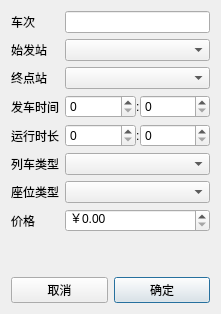
<?xml version="1.0" encoding="UTF-8"?>
<ui version="4.0">
 <class>AddTrainDialog</class>
 <widget class="QDialog" name="AddTrainDialog">
  <property name="geometry">
   <rect>
    <x>0</x>
    <y>0</y>
    <width>221</width>
    <height>314</height>
   </rect>
  </property>
  <property name="windowTitle">
   <string>Dialog</string>
  </property>
  <layout class="QVBoxLayout" name="verticalLayout">
   <item>
    <layout class="QFormLayout" name="formLayout">
     <item row="0" column="0">
      <widget class="QLabel" name="label">
       <property name="text">
        <string>车次</string>
       </property>
      </widget>
     </item>
     <item row="0" column="1">
      <widget class="QLineEdit" name="trainNumber"/>
     </item>
     <item row="1" column="0">
      <widget class="QLabel" name="label_2">
       <property name="text">
        <string>始发站</string>
       </property>
      </widget>
     </item>
     <item row="1" column="1">
      <widget class="QComboBox" name="origin"/>
     </item>
     <item row="2" column="0">
      <widget class="QLabel" name="label_3">
       <property name="text">
        <string>终点站</string>
       </property>
      </widget>
     </item>
     <item row="2" column="1">
      <widget class="QComboBox" name="destination"/>
     </item>
     <item row="3" column="0">
      <widget class="QLabel" name="label_4">
       <property name="text">
        <string>发车时间</string>
       </property>
      </widget>
     </item>
     <item row="3" column="1">
      <layout class="QHBoxLayout" name="horizontalLayout">
       <property name="spacing">
        <number>0</number>
       </property>
       <item>
        <widget class="QSpinBox" name="departureHour">
         <property name="sizePolicy">
          <sizepolicy hsizetype="Expanding" vsizetype="Fixed">
           <horstretch>0</horstretch>
           <verstretch>0</verstretch>
          </sizepolicy>
         </property>
         <property name="maximum">
          <number>23</number>
         </property>
        </widget>
       </item>
       <item>
        <widget class="QLabel" name="label_9">
         <property name="text">
          <string>:</string>
         </property>
        </widget>
       </item>
       <item>
        <widget class="QSpinBox" name="departureMinute">
         <property name="sizePolicy">
          <sizepolicy hsizetype="Expanding" vsizetype="Fixed">
           <horstretch>0</horstretch>
           <verstretch>0</verstretch>
          </sizepolicy>
         </property>
         <property name="maximum">
          <number>59</number>
         </property>
        </widget>
       </item>
      </layout>
     </item>
     <item row="4" column="0">
      <widget class="QLabel" name="label_5">
       <property name="text">
        <string>运行时长</string>
       </property>
      </widget>
     </item>
     <item row="4" column="1">
      <layout class="QHBoxLayout" name="horizontalLayout_2">
       <property name="spacing">
        <number>0</number>
       </property>
       <item>
        <widget class="QSpinBox" name="durationHour">
         <property name="sizePolicy">
          <sizepolicy hsizetype="Expanding" vsizetype="Fixed">
           <horstretch>0</horstretch>
           <verstretch>0</verstretch>
          </sizepolicy>
         </property>
         <property name="maximum">
          <number>99</number>
         </property>
        </widget>
       </item>
       <item>
        <widget class="QLabel" name="label_10">
         <property name="text">
          <string>:</string>
         </property>
        </widget>
       </item>
       <item>
        <widget class="QSpinBox" name="durationMinute">
         <property name="sizePolicy">
          <sizepolicy hsizetype="Expanding" vsizetype="Fixed">
           <horstretch>0</horstretch>
           <verstretch>0</verstretch>
          </sizepolicy>
         </property>
         <property name="maximum">
          <number>59</number>
         </property>
        </widget>
       </item>
      </layout>
     </item>
     <item row="5" column="0">
      <widget class="QLabel" name="label_6">
       <property name="text">
        <string>列车类型</string>
       </property>
      </widget>
     </item>
     <item row="5" column="1">
      <widget class="QComboBox" name="trainType"/>
     </item>
     <item row="6" column="0">
      <widget class="QLabel" name="label_7">
       <property name="text">
        <string>座位类型</string>
       </property>
      </widget>
     </item>
     <item row="6" column="1">
      <widget class="QComboBox" name="spotType"/>
     </item>
     <item row="7" column="0">
      <widget class="QLabel" name="label_8">
       <property name="text">
        <string>价格</string>
       </property>
      </widget>
     </item>
     <item row="7" column="1">
      <widget class="QDoubleSpinBox" name="price">
       <property name="prefix">
        <string>￥</string>
       </property>
       <property name="maximum">
        <double>10000.000000000000000</double>
       </property>
      </widget>
     </item>
    </layout>
   </item>
   <item>
    <layout class="QHBoxLayout" name="horizontalLayout_4">
     <item>
      <widget class="QPushButton" name="cancelButton">
       <property name="text">
        <string>取消</string>
       </property>
      </widget>
     </item>
     <item>
      <widget class="QPushButton" name="confirmButton">
       <property name="text">
        <string>确定</string>
       </property>
       <property name="default">
        <bool>true</bool>
       </property>
      </widget>
     </item>
    </layout>
   </item>
  </layout>
 </widget>
 <resources/>
 <connections>
  <connection>
   <sender>cancelButton</sender>
   <signal>clicked()</signal>
   <receiver>AddTrainDialog</receiver>
   <slot>reject()</slot>
   <hints>
    <hint type="sourcelabel">
     <x>60</x>
     <y>287</y>
    </hint>
    <hint type="destinationlabel">
     <x>16</x>
     <y>260</y>
    </hint>
   </hints>
  </connection>
 </connections>
</ui>
